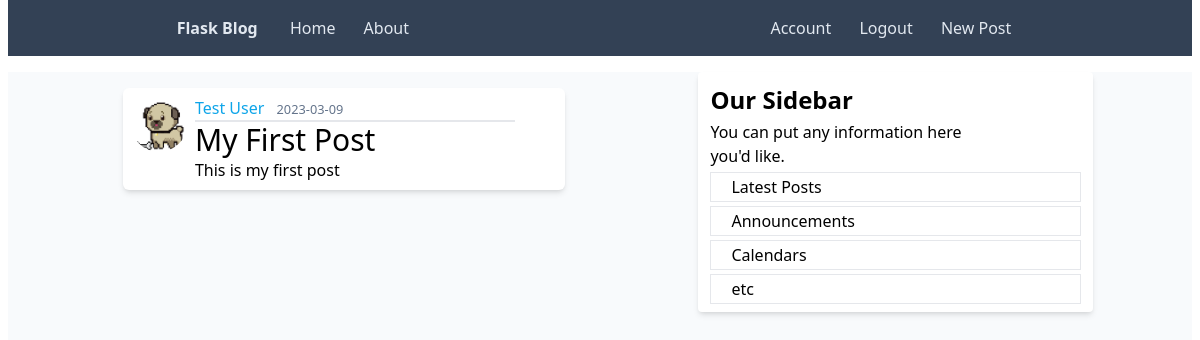
The app's page /post/1 (signed in) with its own data.
### flask_blog/models.py (models this page shows, shortened)
class User(db.Model, UserMixin):
    id = db.Column(db.Integer, primary_key=True)
    username = db.Column(db.String(20), unique=True, nullable=False)
    email = db.Column(db.String(120), unique=True, nullable=False)
    image_file = db.Column(db.String(20), nullable=False, default="default.jpg")
    password = db.Column(db.String(60), nullable=False)
    posts = db.Relationship("Post", backref="author", lazy=True)

class Post(db.Model):
    id = db.Column(db.Integer, primary_key=True)
    title = db.Column(db.String(100), nullable=False)
    date_posted = db.Column(db.DateTime, nullable=False, default=datetime.utcnow)
    content = db.Column(db.Text, nullable=False)
    user_id = db.Column(db.Integer, db.ForeignKey("user.id"), nullable=False)

### flask_blog/routes.py (the view)
@app.route("/post/<int:post_id>")
@login_required
def post(post_id):
    post = query_one_filtered(Post, id=post_id)
    if not post:
        abort(404)
    return render_template("post.html", title=post.title, post=post)

### flask_blog/__init__.py (called while the page is built)
def query_one_filtered(table, **kwargs):
    return db.session.execute(db.select(table).filter_by(**kwargs)).scalar_one_or_none()

### flask_blog/models.py (called while the page is built)
@login_manager.user_loader
def load_user(user_id):
    return query_one_filtered(User, id=user_id)

### flask_blog/templates/post.html (shortened to what this page needs)
{% extends "base.html" %} {% block content%}
<article class=" rounded-md media content-section shadow-md p-2 flex flex-row bg-white">
	<img class="rounded-full h-[3.5rem] w-[3.5rem]"
		src="{{url_for('static',filename='profile_pics/' + post.author.image_file)}}">
	<div class="pl-2 ">
		<div class="border-b-2 w-[20rem]">
			<a class="mr-2 text-sky-500" href="#">{{ post.author.username }}</a>
			<small class="text-slate-500">{{ post.date_posted.strftime('%Y-%m-%d') }}</small>
		</div>
		<h2 class="font-medium text-3xl">{{ post.title }}</h2>
		<p class="article-content">{{ post.content }}</p>
	</div>
</article>
{%endblock content%}

### records on screen
User: image_file (picture), author.username "Test User"
Post: date_posted "2023-03-09", title "My First Post", content "This is my first post"
